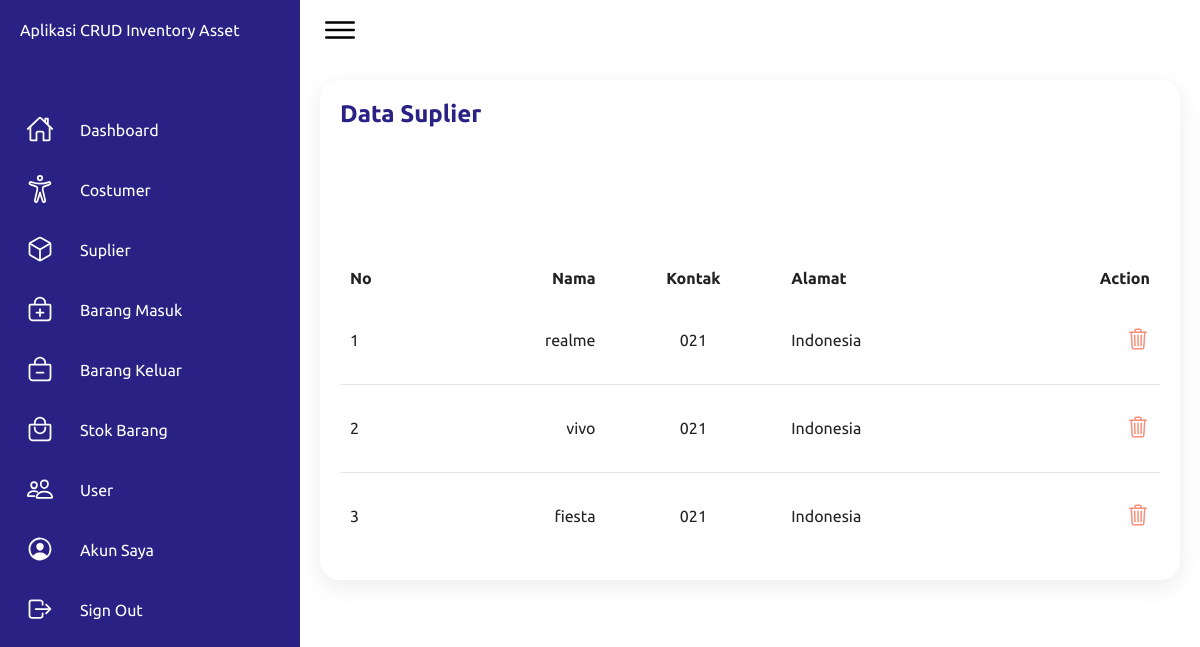
The app's page /website/app/suplier (signed in) with its own data.
### tables this page shows
CREATE TABLE `users` (
  `id` int(255) NOT NULL,
  `username` varchar(1000) NOT NULL,
  `password` varchar(1000) NOT NULL,
  `nohp` varchar(25) NOT NULL,
  `filefoto` varchar(1000) NOT NULL,
  `alamat` text NOT NULL,
  `role` enum('Admin','Costumer','Supplier') NOT NULL,
  `salt` varchar(255) NOT NULL
);

### website/app/suplier/index.php (the view, shortened to what this page needs)
<!DOCTYPE html>
<html lang="en">
    <head>
        <link rel="stylesheet" href="../../css/dashboard.css">
    </head>
    <body>
        <div class="container">
            <div class="navigation">
                <ul>
                    <li>
                        <a href="#">
                            <span class="title">Aplikasi CRUD Inventory Asset</span>
                        </a>
                    </li>
                    <li>
                        <a href="../beranda">
                            <span class="icon">
                                <ion-icon name="home-outline"></ion-icon>
                            </span>
                            <span class="title">Dashboard</span>
                        </a>
                    </li>
                    <li>
                        <a href="../costumer">
                            <span class="icon">
                                <ion-icon name="accessibility-outline"></ion-icon>
                            </span>
                            <span class="title">Costumer</span>
                        </a>
                    </li>
                    <li>
                        <a href="#">
                            <span class="icon">
                                <ion-icon name="cube-outline"></ion-icon>
                            </span>
                            <span class="title">Suplier</span>
                        </a>
                    </li>
                    <li>
                        <a href="../barangMasuk">
                            <span class="icon">
                                <ion-icon name="bag-add-outline"></ion-icon>
                            </span>
                            <span class="title">Barang Masuk</span>
                        </a>
                    </li>
                    <li>
                        <a href="../barangKeluar">
                            <span class="icon">
                                <ion-icon name="bag-remove-outline"></ion-icon>
                            </span>
                            <span class="title">Barang Keluar</span>
                        </a>
                    </li>
                    <li>
                        <a href="../stokBarang">
                            <span class="icon">
                                <ion-icon name="bag-handle-outline"></ion-icon>
                            </span>
                            <span class="title">Stok Barang</span>
                        </a>
                    </li>
                    <li>
                        <a href="../user">
                            <span class="icon">
                                <ion-icon name="people-outline"></ion-icon>
                            </span>
                            <span class="title">User</span>
                        </a>
                    </li>
                    <li>
                        <a href="../account">
                            <span class="icon">
                                <ion-icon name="person-circle-outline"></ion-icon>
                            </span>
                            <span class="title">Akun Saya</span>
                        </a>
                    </li>
                    <li>
                        <a href="#" id="showModal">
                            <span class="icon">
                                <ion-icon name="log-out-outline"></ion-icon>
                            </span>
                            <span class="title">Sign Out</span>
                        </a>
                    </li>
                </ul>
            </div>
            <div class="main">
                <div class="topbar">
                    <div class="toggle">
                        <ion-icon name="menu-outline"></ion-icon>
                    </div>
                </div>
                <div class="details" style="display: block;">
                    <div class="recentOrders">
                        <div class="cardHeader">
                            <h2>Data Suplier</h2>
                        </div>
                        <?php
                            require '../../config.php';
                            try {
                                $stmt = $pdo->prepare("SELECT id, username, nohp, alamat FROM users WHERE role = ?");
                                $stmt->execute(['Supplier']);
                                $supliers = $stmt->fetchAll(PDO::FETCH_ASSOC);
                                $no = 1;
                            } catch (PDOException $e) {
                                error_log("Database error: " . $e->getMessage());
                                echo "Terjadi kesalahan. Silakan coba lagi nanti.";
                                exit();
                            }
                        ?>
                        <table>
                            <thead>
                                <tr>
                                    <td>No</td>
                                    <td>Nama</td>
                                    <td>Kontak</td>
                                    <td>Alamat</td>
                                    <td>Action</td>
                                </tr>
                            </thead>
                            <tbody>
                                <?php if ($supliers): ?>
                                    <?php foreach ($supliers as $suplier): ?>
                                        <tr>
                                            <td><?php echo $no++ ?></td>
                                            <td><?php echo htmlspecialchars($suplier['username']); ?></td>
                                            <td><?php echo htmlspecialchars($suplier['nohp']); ?></td>
                                            <td><?php echo htmlspecialchars($suplier['alamat']); ?></td>
                                            <td>
                                                <a style="color: #f58f7c;" href="#" class="showDeleteModal" data-id="<?php echo htmlspecialchars($suplier['id']); ?>" data-nama="<?php echo htmlspecialchars($suplier['username']); ?>">
                                                    <ion-icon name="trash-outline" style="font-size: 1.50rem;"></ion-icon>
                                                </a>
                                            </td>
                                        </tr>
                                    <?php endforeach; ?>
                                <?php else: ?>
                                    <tr>
                                        <td colspan="5">Tidak ada data suplier.</td>
                                    </tr>
                                <?php endif; ?>
                            </tbody>
                        </table>
                    </div>
                </div>
            </div>
        </div>
    </body>
</html>

### website/css/dashboard.css (style rules this page uses)
* { font-family: "Ubuntu", sans-serif; margin: 0; padding: 0; box-sizing: border-box; }
:root { --blue: #2a2185; --white: #fff; --gray: #f5f5f5; --black1: #222; --black2: #999; }
body { min-height: 100vh; overflow-x: hidden; }
.container { position: relative; width: 100%; }
.navigation { position: fixed; width: 300px; height: 100%; background: var(--blue); border-left: 10px solid var(--blue); transition: 0.5s; overflow: hidden; }
.navigation ul { position: absolute; top: 0; left: 0; width: 100%; }
.navigation ul li { position: relative; width: 100%; list-style: none; border-top-left-radius: 30px; border-bottom-left-radius: 30px; }
.navigation ul li:nth-child(1) { margin-bottom: 40px; pointer-events: none; }
.navigation ul li a { position: relative; display: block; width: 100%; display: flex; text-decoration: none; color: var(--white); }
.navigation ul li a .icon { position: relative; display: block; min-width: 60px; height: 60px; line-height: 75px; text-align: center; }
.navigation ul li a .icon ion-icon { font-size: 1.75rem; }
.navigation ul li a .title { position: relative; display: block; padding: 0 10px; height: 60px; line-height: 60px; text-align: start; white-space: nowrap; }
.main { position: absolute; width: calc(100% - 300px); left: 300px; min-height: 100vh; background: var(--white); transition: 0.5s; }
.topbar { width: 100%; height: 60px; display: flex; justify-content: space-between; align-items: center; padding: 0 10px; }
.toggle { position: relative; width: 60px; height: 60px; display: flex; justify-content: center; align-items: center; font-size: 2.5rem; cursor: pointer; }
.details { position: relative; width: 100%; padding: 20px; display: grid; grid-template-columns: 2fr 1fr; grid-gap: 30px; }
.details .recentOrders { position: relative; display: grid; min-height: 500px; background: var(--white); padding: 20px; box-shadow: 0 7px 25px rgba(0, 0, 0, 0.08); border-radius: 20px; }
.details .cardHeader { display: flex; justify-content: space-between; align-items: flex-start; }
.cardHeader h2 { font-weight: 600; color: var(--blue); }
.details table { width: 100%; border-collapse: collapse; margin-top: 10px; }
.details table thead td { font-weight: 600; }
.details .recentOrders table tr { color: var(--black1); border-bottom: 1px solid rgba(0, 0, 0, 0.1); }
.details .recentOrders table tr:last-child { border-bottom: none; }
.details .recentOrders table tr td { padding: 10px; }
.details .recentOrders table tr td:last-child { text-align: end; }
.details .recentOrders table tr td:nth-child(2) { text-align: end; }
.details .recentOrders table tr td:nth-child(3) { text-align: center; }

### records on screen
users: username "realme", nohp "021", alamat "Indonesia"
users: username "vivo", nohp "021", alamat "Indonesia"
users: username "fiesta", nohp "021", alamat "Indonesia"
